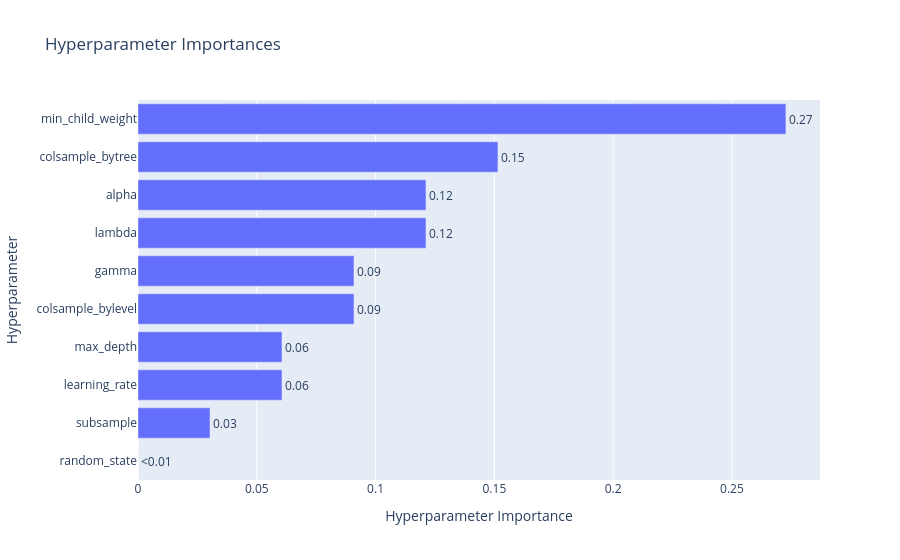

Notebook cell for this chart:
### Code cell
vis.plot_param_importances(study)

### Figure 1 — Plotly figure (JSON) as saved in the notebook; plotly's stock layout.template omitted (floating-point values rounded to 4 significant figures)
{"data": [{"cliponaxis": false, "hovertemplate": ["random_state (CategoricalDistribution): 0.0<extra></extra>", "subsample (FloatDistribution): 0.030303030303030304<extra></extra>", "learning_rate (FloatDistribution): 0.06060606060606061<extra></extra>", "max_depth (IntDistribution): 0.06060606060606061<extra></extra>", "colsample_bylevel (FloatDistribution): 0.09090909090909091<extra></extra>", "gamma (FloatDistribution): 0.09090909090909091<extra></extra>", "lambda (FloatDistribution): 0.1212121212121212<extra></extra>", "alpha (FloatDistribution): 0.12121212121212122<extra></extra>", "colsample_bytree (FloatDistribution): 0.15151515151515152<extra></extra>", "min_child_weight (FloatDistribution): 0.2727272727272727<extra></extra>"], "name": "Objective Value", "orientation": "h", "text": ["<0.01", "0.03", "0.06", "0.06", "0.09", "0.09", "0.12", "0.12", "0.15", "0.27"], "textposition": "outside", "type": "bar", "x": [0, 0.0303, 0.06061, 0.06061, 0.09091, 0.09091, 0.1212, 0.1212, 0.1515, 0.2727], "y": ["random_state", "subsample", "learning_rate", "max_depth", "colsample_bylevel", "gamma", "lambda", "alpha", "colsample_bytree", "min_child_weight"]}], "layout": {"title": {"text": "Hyperparameter Importances"}, "xaxis": {"title": {"text": "Hyperparameter Importance"}}, "yaxis": {"title": {"text": "Hyperparameter"}}}}
